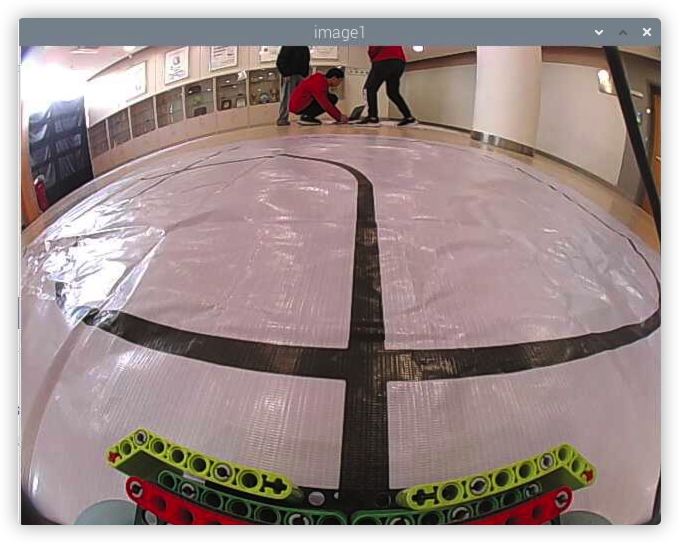
#> input picture imgs/Crossing.jpg, 1358 x 1086 px (shown at 1/2 size)
$ python cross_detect.py
#> lines starting #> are read from the running program, lines starting #| are printed output that depends on the picture; after the words box and inside, x2 and y2 are one past the last pixel; in counts of white or black regions, pixels touching at a corner belong together
#> further down, img is the input picture: shape (1086, 1358, 3); mean B, G, R 139.4, 141.2, 157.5
import cv2
import numpy as np
import time
COLOR_THRESH_CROSS_DETECTION = {'black': {'lower': (0,0,0), 'upper': (360, 255, 80)}}
THRESHOLD_CROSSING_DETECTION = 5000

def detect_crossing(img):
    roi = [(0.6,0.9),(0.2,0.8)]
    img_hsv = cv2.cvtColor(img, cv2.COLOR_BGR2HSV)
#> img_hsv: shape (1086, 1358, 3); mean H, S, V 82.1, 46.7, 159.4

    img_black_zone = cv2.inRange(img_hsv, COLOR_THRESH_CROSS_DETECTION['black']['lower'], COLOR_THRESH_CROSS_DETECTION['black']['upper'])
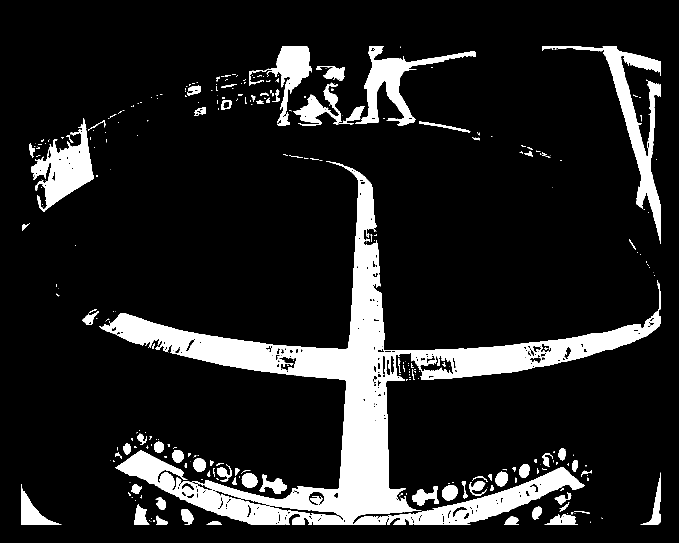
#> img_black_zone: shape (1086, 1358) (shown at 1/2 size); 13.4% white; 315 white regions (209 under 20 px), largest, box (x1, y1, x2, y2) and area: (198, 322, 1322, 1050) 131113, (1084, 92, 1322, 488) 13706, (63, 236, 188, 424) 10016
    shape = img_black_zone.shape
#> shape = (1086, 1358)
    img_roi = img_black_zone[round(shape[0]*roi[0][0]):round(shape[0]*roi[0][1]),
                                        round(shape[1]*roi[1][0]):round(shape[1]*roi[1][1])]
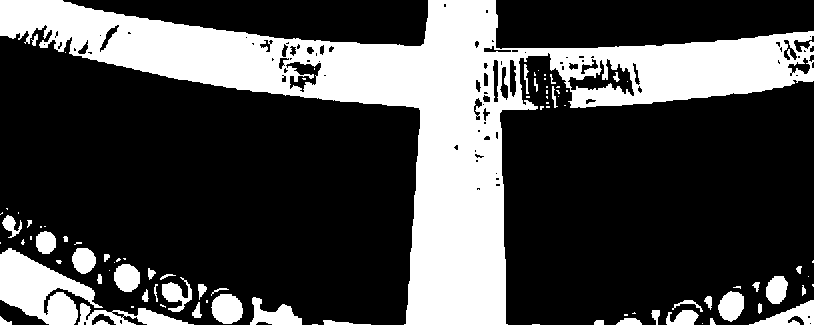
#> img_roi: shape (325, 814); 28.5% white; 90 white regions (46 under 20 px), largest, box (x1, y1, x2, y2) and area: (0, 0, 814, 325) 62414, (0, 248, 103, 325) 4156, (78, 303, 194, 325) 1029

    structure_close = cv2.getStructuringElement(cv2.MORPH_ELLIPSE, (100, 3))
    structure_open = cv2.getStructuringElement(cv2.MORPH_ELLIPSE, (200, 3))
    img_closed = cv2.morphologyEx(img_roi, cv2.MORPH_CLOSE, structure_close)
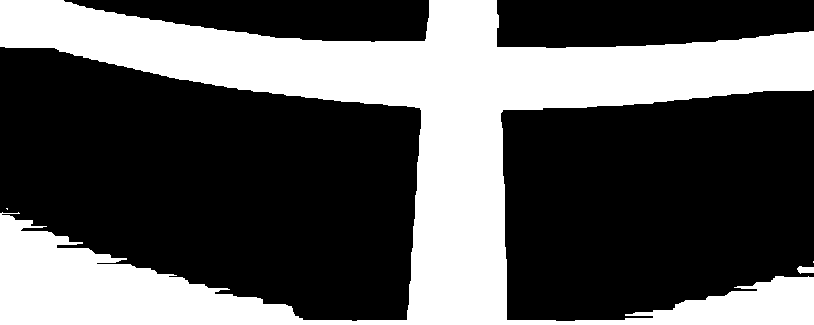
#> img_closed: shape (325, 814); 35.5% white; 4 white regions (2 under 20 px), largest, box (x1, y1, x2, y2) and area: (0, 0, 814, 325) 93874, (797, 266, 814, 274) 101
    img_opened = cv2.morphologyEx(img_closed, cv2.MORPH_OPEN, structure_open)
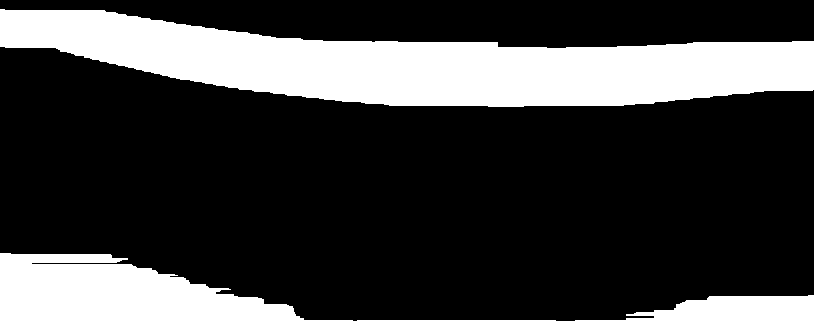
#> img_opened: shape (325, 814); 25.2% white; 2 white regions, box (x1, y1, x2, y2) and area: (0, 9, 814, 107) 45227, (0, 253, 814, 325) 21432
    res = np.sum(img_opened // 255)
#> res = 66659
    if res > THRESHOLD_CROSSING_DETECTION:
        print('darkside: ', res)
#| darkside:  66659
        time_var = time.time()%10000
        cv2.imwrite('imgs/{:.2f}modified.png'.format(time_var), img_opened)
        cv2.imwrite('imgs/{:.2f}original.png'.format(time_var), img)
        cv2.imwrite('imgs/{:.2f}BBC.png'.format(time_var), img_roi)
        cv2.imwrite('imgs/{:.2f}cut.png'.format(time_var), img[round(shape[0]*roi[0][0]):round(shape[0]*roi[0][1]),
                                        round(shape[1]*roi[1][0]):round(shape[1]*roi[1][1])])
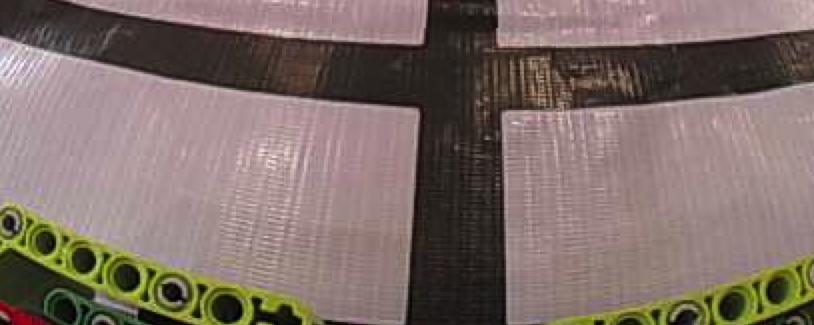
#> saved as 7922.59cut.png: shape (325, 814, 3); mean B, G, R 104, 110.1, 126.4
    return res > THRESHOLD_CROSSING_DETECTION


if __name__=="__main__":
    img = cv2.imread('imgs/Crossing.jpg')
    detect_crossing(img)

$ run again, with imgs/Straight.jpg copied over imgs/Crossing.jpg
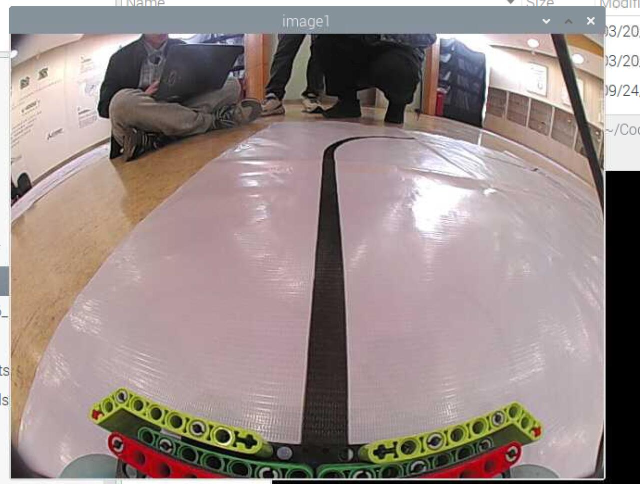
#> input picture imgs/Straight.jpg, 1279 x 967 px (shown at 1/2 size)
#> img is the input picture: shape (967, 1279, 3); mean B, G, R 135.9, 138.4, 152.9
#> img_hsv: shape (967, 1279, 3); mean H, S, V 93.6, 43.5, 155.3
#> in detect_crossing, `img_black_zone = cv2.inRange(img_hsv, COLOR_THRESH_CROSS_DETECTION['bl..`:
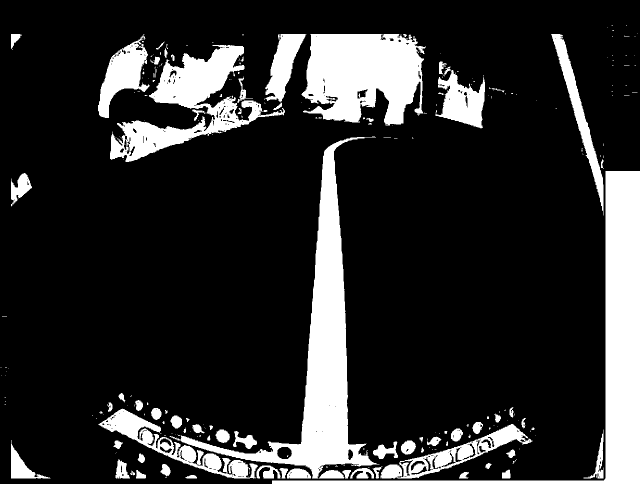
#> img_black_zone: shape (967, 1279) (shown at 1/2 size); 17.4% white; 258 white regions (180 under 20 px), largest, box (x1, y1, x2, y2) and area: (339, 273, 759, 957) 46680, (544, 342, 1279, 967) 46510, (603, 68, 852, 251) 33952
#> img_roi: shape (290, 767); 12.4% white; 45 white regions (25 under 20 px), largest, box (x1, y1, x2, y2) and area: (347, 0, 440, 290) 22619, (0, 243, 66, 290) 1508, (722, 268, 767, 290) 508
#> img_closed: shape (290, 767); 15% white; 4 white regions (1 under 20 px), largest, box (x1, y1, x2, y2) and area: (348, 0, 441, 290) 22624, (0, 220, 223, 290) 7517, (616, 236, 767, 290) 3192
#> img_opened: shape (290, 767); 3.3% white; 2 white regions, box (x1, y1, x2, y2) and area: (0, 250, 224, 290) 5668, (617, 276, 767, 290) 1627
#> res = 7295
#| darkside:  7295
#> in detect_crossing, `cv2.imwrite('imgs/{:.2f}cut.png'.format(time_var), img[round(shape[0]*..`:
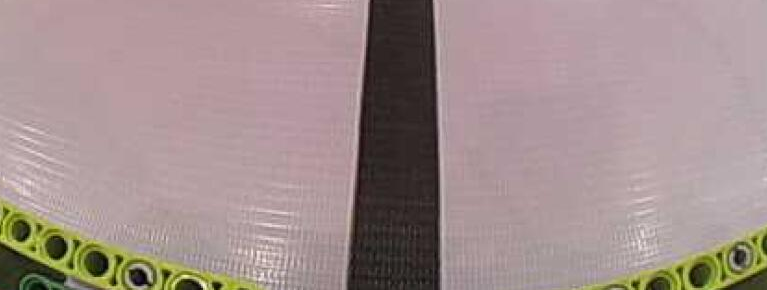
#> saved as 7923.21cut.png: shape (290, 767, 3); mean B, G, R 141.8, 143.2, 161.7

$ run again, with imgs/Turning.jpg copied over imgs/Crossing.jpg
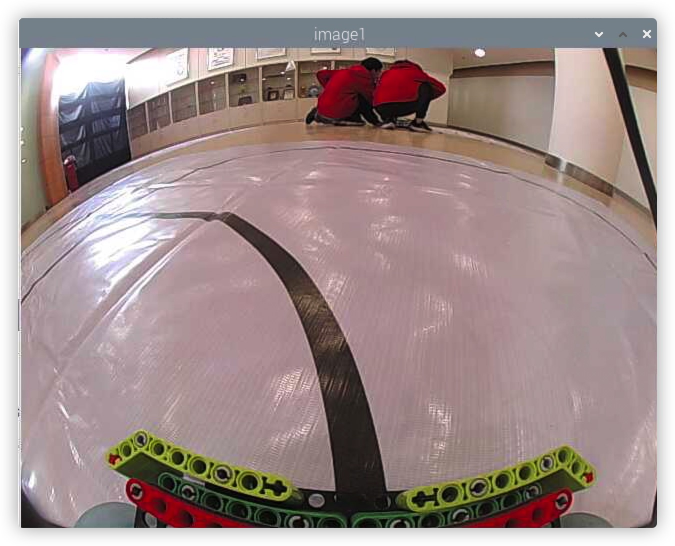
#> input picture imgs/Turning.jpg, 1350 x 1092 px (shown at 1/2 size)
#> img is the input picture: shape (1092, 1350, 3); mean B, G, R 140.9, 142.1, 159.7
#> img_hsv: shape (1092, 1350, 3); mean H, S, V 94.2, 48.1, 161.8
#> in detect_crossing, `img_black_zone = cv2.inRange(img_hsv, COLOR_THRESH_CROSS_DETECTION['bl..`:
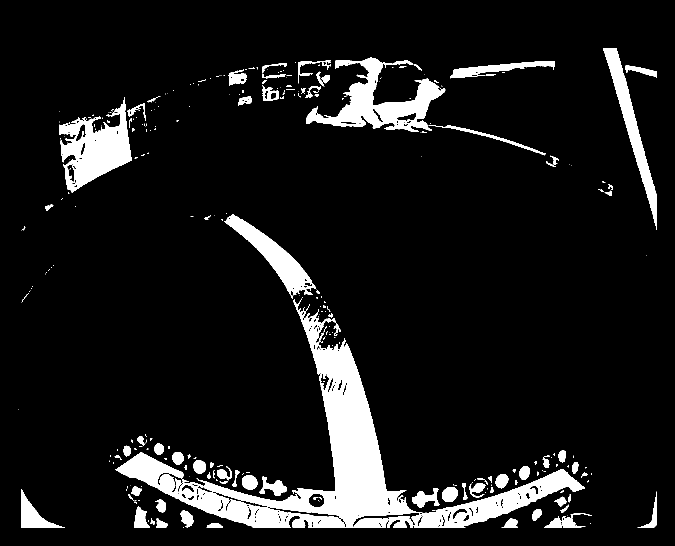
#> img_black_zone: shape (1092, 1350) (shown at 1/2 size); 9.8% white; 316 white regions (209 under 20 px), largest, box (x1, y1, x2, y2) and area: (230, 597, 1170, 1056) 71517, (612, 115, 891, 264) 14896, (118, 194, 264, 385) 13522
#> img_roi: shape (328, 810); 15.1% white; 67 white regions (31 under 20 px), largest, box (x1, y1, x2, y2) and area: (314, 0, 543, 328) 26821, (0, 249, 203, 328) 5789, (250, 298, 304, 328) 846
#> img_closed: shape (328, 810); 20.5% white; 2 white regions, box (x1, y1, x2, y2) and area: (0, 0, 810, 328) 54444, (799, 267, 810, 274) 60
#> img_opened: shape (328, 810); 8.8% white; 1 white region, box (x1, y1, x2, y2) and area: (0, 253, 810, 328) 23434
#> res = 23434
#| darkside:  23434
#> in detect_crossing, `cv2.imwrite('imgs/{:.2f}cut.png'.format(time_var), img[round(shape[0]*..`:
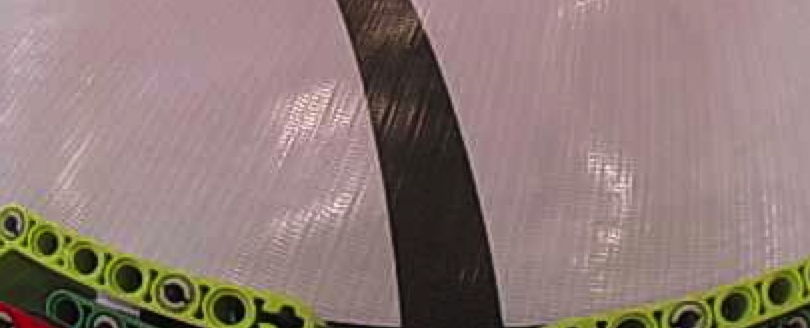
#> saved as 7923.94cut.png: shape (328, 810, 3); mean B, G, R 119, 123.5, 143.3
